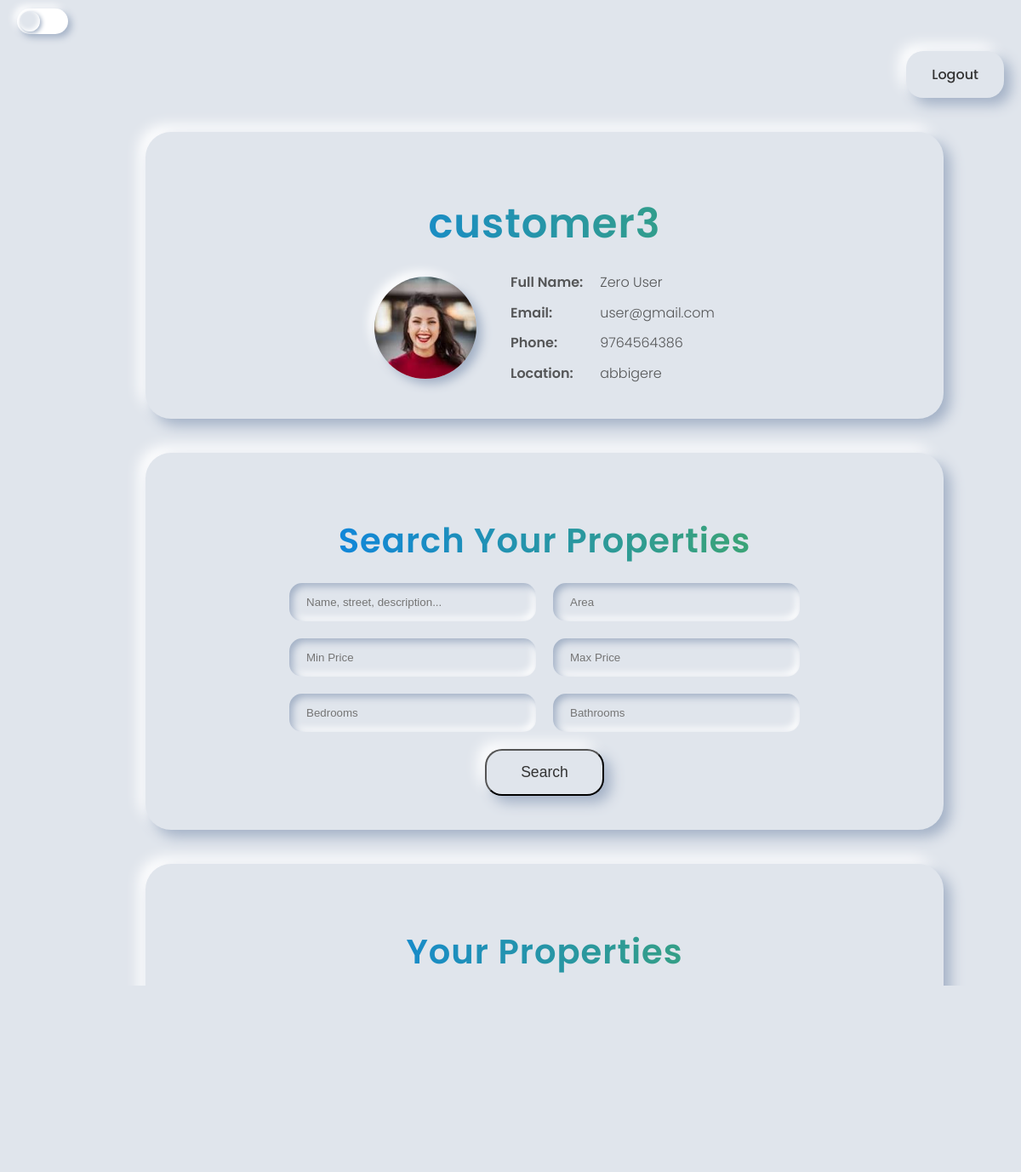
The app's page /profile (signed in) with its own data.
### web/models.py (models this page shows)
class user_table(models.Model):
    LOGIN = models.ForeignKey(login_table, on_delete=models.CASCADE)
    email = models.CharField(max_length=100)
    fname = models.CharField(max_length=100)
    lname = models.CharField(max_length=100)
    image = models.ImageField(upload_to='profile_images/', default='default.jpg')
    phone = models.CharField(max_length=15)
    place = models.CharField(max_length=100)

### web/views.py (the view)
# urls.py: path('profile', views.profile, name='profile'),
def profile(request):
    if not request.session.get('user_id'):
        return redirect('login')
    user_id = request.session.get('user_id')
    user_obj = user_table.objects.get(id=user_id)
    properties = property_table.objects.filter(USER=user_obj)
    return render(request, 'profile.html', {'user': user_obj, 'properties': properties})

### templates/profile.html (shortened to what this page needs)
{% extends 'base.html' %}
{% load static %}
{% block extra_css %}
    <link rel="stylesheet" href="{% static 'css/profile.css' %}">
{% endblock %}
{% block content %}
    <div class="profile-page-container" data-aos="fade-up">
        <div class="profile-info-card neumorphic-card" data-aos="fade-up" data-aos-delay="100">
            <h1 class="gradient-text">{{ user.LOGIN.username }}</h1>
            <div class="user-details-row">
                <div class="user-image-container">
                    <img src="{{ user.image.url }}" alt="User Profile Image" class="user-image">
                </div>
                <div class="user-details-grid">
                    <p><strong>Full Name:</strong></p>
                    <p>{{ user.fname }} {{ user.lname }}</p>
                    <p><strong>Email:</strong></p>
                    <p>{{ user.email }}</p>
                    <p><strong>Phone:</strong></p>
                    <p>{{ user.phone }}</p>
                    <p><strong>Location:</strong></p>
                    <p>{{ user.place }}</p>
                </div>
            </div>
        </div>
        <div class="search-form-card neumorphic-card" data-aos="fade-up" data-aos-delay="200">
            <h2 class="gradient-text">Search Your Properties</h2>
            <form class="profile-search-form" method="GET" action="{% url 'profile_search' %}">
                <input type="text" name="q" class="profile-search-input" placeholder="Name, street, description..." value="{{ request.GET.q }}">
                <input type="text" name="area" class="profile-search-input" placeholder="Area" value="{{ request.GET.area }}">
                <input type="number" name="min_price" class="profile-search-input" placeholder="Min Price" value="{{ request.GET.min_price }}">
                <input type="number" name="max_price" class="profile-search-input" placeholder="Max Price" value="{{ request.GET.max_price }}">
                <input type="number" name="bedrooms" class="profile-search-input" placeholder="Bedrooms" value="{{ request.GET.bedrooms }}">
                <input type="number" name="bathrooms" class="profile-search-input" placeholder="Bathrooms" value="{{ request.GET.bathrooms }}">
                <button type="submit" class="neumorphic-button profile-search-button">Search</button>
            </form>
        </div>
        <div class="properties-table-container neumorphic-card" data-aos="fade-up" data-aos-delay="300">
            <h2 class="gradient-text">Your Properties</h2>
            <div class="table-responsive">
                <table class="properties-table">
                    <thead>
                        <tr>
                            <th>Image</th>
                            <th>Property Name</th>
                            <th>Street</th>
                            <th>Area</th>
                            <th>Bedrooms</th>
                            <th>Bathrooms</th>
                            <th>Price</th>
                            <th>Actions</th>
                        </tr>
                    </thead>
                    <tbody>
                        {% if properties %}
                            {% for property in properties %}
                                <tr>
                                    <td class="property-image-cell">
                                        {% if property.image1 %}
                                            <img src="{{ property.image1.url }}" alt="{{ property.property_name }}" class="property-table-image">
                                        {% else %}
                                            <img src="https://placehold.co/100x75/e0e5ec/333?text=No+Image" alt="No Image" class="property-table-image">
                                        {% endif %}
                                    </td>
                                    <td>{{ property.property_name }}</td>
                                    <td>{{ property.street }}</td>
                                    <td>{{ property.area }}</td>
                                    <td>{{ property.bed }}</td>
                                    <td>{{ property.bath }}</td>
                                    <td>${{ property.price }}</td>
                                    <td class="property-actions-cell">
                                        <a href="{% url 'delete_property' property.id %}" class="neumorphic-button delete-button-small">Delete</a>
                                    </td>
                                </tr>
                            {% endfor %}
                        {% else %}
                            <tr>
                                <td colspan="8">No properties found.</td>
                            </tr>
                        {% endif %}
                    </tbody>
                </table>
            </div>
        </div>
    </div>
{% endblock %}

### web/static/css/style.css (style rules this page uses)
:root { --background-color: #e0e5ec; --neumorphic-light: #ffffff; --neumorphic-dark: #a3b1c6; --text-color: #333; --primary-color: #007bff; --secondary-color: #4CAF50; --card-background: #e0e5ec; }
.gradient-text { background: linear-gradient(90deg, var(--primary-color), var(--secondary-color)); -webkit-background-clip: text; -webkit-text-fill-color: transparent; background-clip: text; color: transparent; }
body { font-family: 'Poppins', sans-serif; background-color: var(--background-color); color: var(--text-color); margin: 0; padding: 0; box-sizing: border-box; transition: background-color 0.5s ease, color 0.5s ease; }
h1, h2 { font-weight: 600; letter-spacing: 1px; }
h1 { font-size: 3rem; margin-bottom: 10px; }
h2 { font-size: 2.5rem; margin-bottom: 20px; text-align: center; }
p { font-weight: 300; line-height: 1.6; margin-bottom: 30px; color: var(--text-color); opacity: 0.8; }
.neumorphic-card { width: 100%; padding: 40px; border-radius: 30px; background: var(--card-background); box-shadow: 8px 8px 16px var(--neumorphic-dark), -8px -8px 16px var(--neumorphic-light); transition: all 0.3s ease; }
.neumorphic-button { text-decoration: none; font-weight: 500; color: var(--text-color); display: inline-flex; align-items: center; justify-content: center; gap: 10px; padding: 15px 30px; border-radius: 20px; background: var(--card-background); box-shadow: 8px 8px 16px var(--neumorphic-dark), -8px -8px 16px var(--neumorphic-light); transition: all 0.3s ease; }
[data-aos] { transition-property: transform, opacity; opacity: 0; }
[data-aos].aos-animate { opacity: 1; }
[data-aos="fade-up"] { transform: translateY(20px); }
[data-aos="fade-up"].aos-animate { transform: translateY(0); }

### web/static/css/profile.css (style rules this page uses)
.profile-page-container { max-width: 1000px; margin: 0 auto; padding: 20px; display: flex; flex-direction: column; gap: 40px; }
.profile-info-card { text-align: center; }
.user-details-row { display: flex; align-items: center; justify-content: center; gap: 40px; margin-top: 20px; }
.user-image-container { width: 120px; height: 120px; border-radius: 50%; overflow: hidden; box-shadow: 6px 6px 12px var(--neumorphic-dark), -6px -6px 12px var(--neumorphic-light); }
.user-image { width: 100%; height: 100%; object-fit: cover; }
.user-details-grid { display: grid; grid-template-columns: auto 1fr; gap: 10px 20px; text-align: left; }
.user-details-grid p { margin: 0; font-size: 1rem; }
.user-details-grid strong { font-weight: 600; }
.search-form-card { text-align: center; }
.profile-search-form { display: grid; grid-template-columns: 1fr; gap: 20px; justify-content: center; align-items: center; max-width: 600px; margin: 0 auto; }
@media (min-width: 600px) { .profile-search-form { grid-template-columns: repeat(2, 1fr); } }
.profile-search-input { width: 100%; padding: 15px 20px; border: none; border-radius: 15px; background: var(--background-color); color: var(--text-color); box-shadow: inset 4px 4px 8px var(--neumorphic-dark), inset -4px -4px 8px var(--neumorphic-light); transition: all 0.3s ease; outline: none; box-sizing: border-box; }
.profile-search-button { grid-column: 1 / -1; max-width: 250px; justify-self: center; padding: 15px 40px; font-size: 1.1rem; }
.properties-table-container { text-align: center; padding: 40px; border-radius: 30px; background: var(--card-background); box-shadow: 8px 8px 16px var(--neumorphic-dark), -8px -8px 16px var(--neumorphic-light); transition: all 0.3s ease; overflow-x: auto; }
.properties-table { width: 100%; border-collapse: separate; border-spacing: 0 10px; margin-top: 20px; color: var(--text-color); }
.properties-table th, .properties-table td { padding: 15px; text-align: left; vertical-align: middle; background: var(--card-background); box-shadow: inset 2px 2px 5px var(--neumorphic-dark), inset -2px -2px 5px var(--neumorphic-light); }
.properties-table th { font-weight: 600; background: linear-gradient(90deg, var(--primary-color), var(--secondary-color)); -webkit-background-clip: text; -webkit-text-fill-color: transparent; background-clip: text; color: transparent; border-bottom: 2px solid var(--neumorphic-dark); position: sticky; top: 0; z-index: 1; }
.properties-table tbody tr { transition: all 0.3s ease; }
.properties-table tbody tr td:first-child { border-top-left-radius: 15px; border-bottom-left-radius: 15px; }
.properties-table tbody tr td:last-child { border-top-right-radius: 15px; border-bottom-right-radius: 15px; }

### records on screen
user_table: image (picture), fname "Zero", lname "User", email "user@gmail.com", phone "9764564386", place "abbigere"
